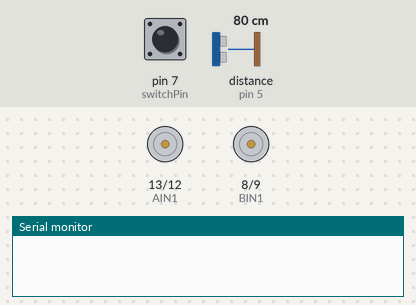
Bench run of a sketch on a simulated Arduino Uno, built with avr-gcc and run on an emulated ATmega328P. Parts: motor-driver pin pairs drawn as motors (green arrow = first pin HIGH = forward, orange = second pin HIGH = backward, longer = more drive, scaled by the enable pin), the last lines printed to the serial monitor. Wiring (inferred from the names in the program): ultrasonic range finder: trigger pin 6; echo pin 5. Inputs (shaded band) come from the test bench; at power-on: pin 7 (switchPin) HIGH, distance to the obstacle (sensor on pin 5) 80 cm. The echo pulse lasts 58.3 µs per cm.

Above: at 1.2 s.
1.3 s: pin 7 (switchPin) pulled LOW for 0.25 s
At 1.5 s:
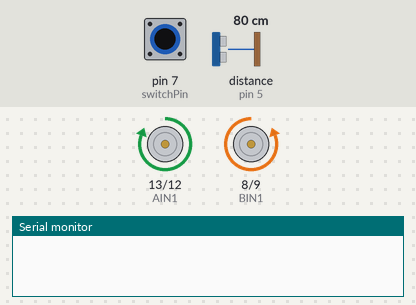
3.1 s: pin 7 (switchPin) pulled LOW for 3.2 s
At 7.0 s:
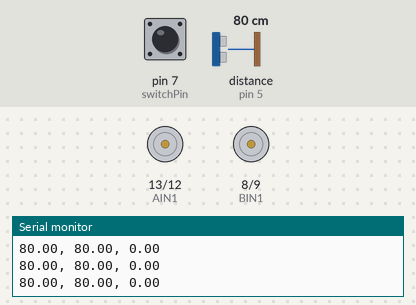
Timing chart, 0 to 8.5 s (numbered marks = the images above; inputs shaded):
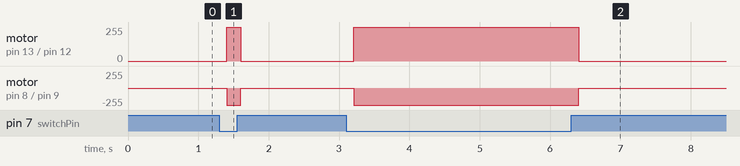

The sketch:

AutonomousRobot.ino
```cpp
/*
  SparkFun Inventor’s Kit
  Circuit 5C - Autonomous Robot

  This robot will drive around on its own and react to obstacles by backing up and turning to a new direction.
  This sketch was adapted from one of the activities in the SparkFun Guide to Arduino.
  Check out the rest of the book at
  https://www.sparkfun.com/products/14326

  This sketch was written by SparkFun Electronics, with lots of help from the Arduino community.
  This code is completely free for any use.

  View circuit diagram and instructions at: https://learn.sparkfun.com/tutorials/sparkfun-inventors-kit-experiment-guide---v41
  Download drawings and code at: https://github.com/sparkfun/SIK-Guide-Code
*/

//for rolling average
#define FILTER_COUNTS 10
float car[FILTER_COUNTS];
unsigned int counts;
float velocity = 0;
float prevDist = 0;

//delta-timing setup
const unsigned long delta = 200; //for 5 Hz; 5 times per second
unsigned long next = 0;
//const unsigned long deltaStop = 2000;
//unsigned long next2 = 0;
//the right motor will be controlled by the motor A pins on the motor driver
const int AIN1 = 13;           //control pin 1 on the motor driver for the right motor
const int AIN2 = 12;            //control pin 2 on the motor driver for the right motor
const int PWMA = 11;            //speed control pin on the motor driver for the right motor

//the left motor will be controlled by the motor B pins on the motor driver
const int PWMB = 10;           //speed control pin on the motor driver for the left motor
const int BIN2 = 9;           //control pin 2 on the motor driver for the left motor
const int BIN1 = 8;           //control pin 1 on the motor driver for the left motor


//distance variables
const int trigPin = 6;
const int echoPin = 5;

int switchPin = 7;             //switch to turn the robot on and off

float distance = 0;            //variable to store the distance measured by the distance sensor
float avgDistance = 0;

//robot behaviour variables
int backupTime = 300;           //amount of time that the robot will back up when it senses an object
int turnTime = 200;             //amount that the robot will turn once it has backed up

/********************************************************************************/
void setup()
{
  pinMode(trigPin, OUTPUT);       //this pin will send ultrasonic pulses out from the distance sensor
  pinMode(echoPin, INPUT);        //this pin will sense when the pulses reflect back to the distance sensor

  pinMode(switchPin, INPUT_PULLUP);   //set this as a pullup to sense whether the switch is flipped


  //set the motor control pins as outputs
  pinMode(AIN1, OUTPUT);
  pinMode(AIN2, OUTPUT);
  pinMode(PWMA, OUTPUT);

  pinMode(BIN1, OUTPUT);
  pinMode(BIN2, OUTPUT);
  pinMode(PWMB, OUTPUT);

  Serial.begin(9600);                       //begin serial communication with the computer
//  Serial.print("To infinity and beyond!");  //test the serial connection
}

/********************************************************************************/
void loop()
{
  unsigned long current = millis();
    if (current >= next){

      float distance = getDistance();

      // only store values, no calculations until array is completely fillled
      if (counts < FILTER_COUNTS) {
        car[counts % FILTER_COUNTS] = distance;
      }
      else{
        car[counts % FILTER_COUNTS] = distance;
        prevDist = avgDistance;
        avgDistance = (car[1] + car[2] + car[3] + car[4] + car[5] + car[6] + car[7] + car[8] + car[9] + car[0])/FILTER_COUNTS;
        velocity = (avgDistance-prevDist)/(delta/1000.0);
//        if (digitalRead(switchPin) == HIGH) { //if the on switch is flipped
        Serial.print(distance);
        Serial.print(", ");
        Serial.print(avgDistance);
        Serial.print(", ");
        Serial.println(velocity);
//        }
      }

      counts = counts + 1;

    if (digitalRead(switchPin) == LOW) { //if the on switch is flipped

      if (distance < 10) {              //if an object is detected
        // unsigned long deltaStop = current;

       // if (current  deltaStop + 2000) {
          rightMotor(0);
          leftMotor(0);
//        delay(200);

        //back up
        // if (current == deltaStop + 2000) {
         // rightMotor(-255);
         // leftMotor(-255);
        //}
//        delay(backupTime);

//        //turn away from obstacle
//        rightMotor(255);
//        leftMotor(-255);
//        delay(turnTime);
      }

      else if (distance < 30 && distance >= 10){
        rightMotor((255/20)*(distance - 10));
        leftMotor((255/20)*(distance - 10));
      }

      else {                        //if no obstacle is detected drive forward
//        Serial.print(" ");
//        Serial.print("Moving...");
//

        rightMotor(255);
        leftMotor(255);
      }
    } else {                        //if the switch is off then stop

      //stop the motors
      rightMotor(0);
      leftMotor(0);
    }
    next = current + delta;
    }
//  delay(50);                      //wait 50 milliseconds between readings
}

/********************************************************************************/
void rightMotor(int motorSpeed)                       //function for driving the right motor
{
  if (motorSpeed > 0)                                 //if the motor should drive forward (positive speed)
  {
    digitalWrite(AIN1, HIGH);                         //set pin 1 to high
    digitalWrite(AIN2, LOW);                          //set pin 2 to low
  }
  else if (motorSpeed < 0)                            //if the motor should drive backward (negative speed)
  {
    digitalWrite(AIN1, LOW);                          //set pin 1 to low
    digitalWrite(AIN2, HIGH);                         //set pin 2 to high
  }
  else                                                //if the motor should stop
  {
    digitalWrite(AIN1, LOW);                          //set pin 1 to low
    digitalWrite(AIN2, LOW);                          //set pin 2 to low
  }
  analogWrite(PWMA, abs(motorSpeed));                 //now that the motor direction is set, drive it at the entered speed
}

/********************************************************************************/
void leftMotor(int motorSpeed)                        //function for driving the left motor
{
  if (motorSpeed > 0)                                 //if the motor should drive forward (positive speed)
  {
    digitalWrite(BIN1, LOW);                         //set pin 1 to high
    digitalWrite(BIN2, HIGH);                          //set pin 2 to low
  }
  else if (motorSpeed < 0)                            //if the motor should drive backward (negative speed)
  {
    digitalWrite(BIN1, HIGH);                          //set pin 1 to low
    digitalWrite(BIN2, LOW);                         //set pin 2 to high
  }
  else                                                //if the motor should stop
  {
    digitalWrite(BIN1, LOW);                          //set pin 1 to low
    digitalWrite(BIN2, LOW);                          //set pin 2 to low
  }
  analogWrite(PWMB, abs(motorSpeed));                 //now that the motor direction is set, drive it at the entered speed
}

/********************************************************************************/
//RETURNS THE DISTANCE MEASURED BY THE HC-SR04 DISTANCE SENSOR
float getDistance()
{
  unsigned long echoTime;           //variable to store the time it takes for a ping to bounce off an object
  float calculatedDistance;         //variable to store the distance calculated from the echo time

  //send out an ultrasonic pulse that's 10ms long
  digitalWrite(trigPin, HIGH);
  delayMicroseconds(10);
  digitalWrite(trigPin, LOW);

  echoTime = pulseIn(echoPin, HIGH);      //use the pulsein command to see how long it takes for the
                                          //pulse to bounce back to the sensor

calculatedDistance = echoTime/58;           //calculate the distance of the object that reflected the pulse (half the bounce time multiplied by the speed of sound)

if(calculatedDistance > 400){
  calculatedDistance = 400;
}

  return calculatedDistance;              //send back the distance that was calculated
}
```

Measured:
- after the input at 1.3 s, motor on pin 13 (AIN1) / pin 12 (AIN2): stopped → forward 255/255 after 0.11 s, → stopped 0.20 s later; motor on pin 8 (BIN1) / pin 9 (BIN2): stopped → backward 255/255 after 0.11 s, → stopped 0.20 s later
- after the input at 3.1 s, motor on pin 13 (AIN1) / pin 12 (AIN2): stopped → forward 255/255 after 0.11 s, → stopped 3.2 s later; motor on pin 8 (BIN1) / pin 9 (BIN2): stopped → backward 255/255 after 0.11 s, → stopped 3.2 s later
